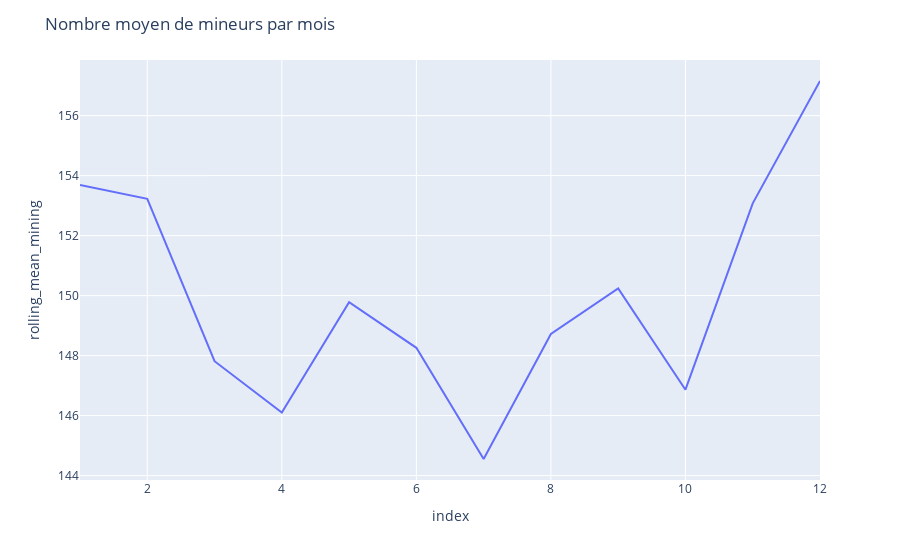

Notebook source saved alongside this figure:
### Code cell
#Nombre moyen de mineurs par mois
global_data["date"] = global_data.index.astype("datetime64[ns]")
global_data_by_date = global_data.groupby([global_data["date"].dt.month]).mean()
global_data_by_date.rename_axis(["month"], inplace=True)

fig1 = px.line(global_data_by_date, y="rolling_mean_mining")
fig1.update_layout(
    title="Nombre moyen de mineurs par mois",
)

### Figure 1 — Plotly figure (JSON) as saved in the notebook; plotly's stock layout.template omitted (floating-point values rounded to 4 significant figures)
{"data": [{"hovertemplate": "index=%{x}<br>rolling_mean_mining=%{y}<extra></extra>", "legendgroup": "", "line": {"color": "#636efa", "dash": "solid"}, "marker": {"symbol": "circle"}, "mode": "lines", "name": "", "orientation": "v", "showlegend": false, "type": "scatter", "x": [1, 2, 3, 4, 5, 6, 7, 8, 9, 10, 11, 12], "xaxis": "x", "y": [153.7, 153.2, 147.8, 146.1, 149.8, 148.3, 144.6, 148.7, 150.2, 146.9, 153.1, 157.2], "yaxis": "y"}], "layout": {"legend": {"tracegroupgap": 0}, "margin": {"t": 60}, "title": {"text": "Nombre moyen de mineurs par mois"}, "xaxis": {"anchor": "y", "domain": [0, 1], "title": {"text": "index"}}, "yaxis": {"anchor": "x", "domain": [0, 1], "title": {"text": "rolling_mean_mining"}}}}
